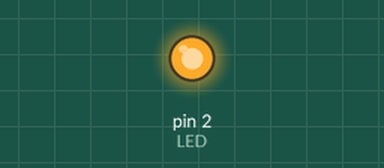
Bench run of a sketch on a simulated Arduino Uno, built with avr-gcc and run on an emulated ATmega328P. On the bench: output pins drawn as LEDs (lit = HIGH).

Above: at 0.07 s.
At 2.62 s:
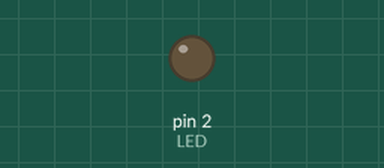
Timing chart, 0 to 3.0 s (numbered marks = the images above):
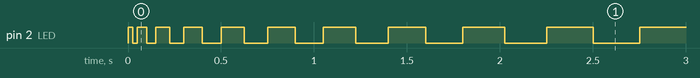

Measured:
- by itself, pin 2 (LED): repeats every 0.08 s: LOW 0.03 s, HIGH 0.05 s, until it stays HIGH from 129.5 s
- by itself, everything shown: repeats every 20.0 s, in 74 steps

The sketch:

Blink_One_LED.ino
```cpp
const int LED = 2;
int count = 0;
int dir = 0;

void setup() {
  pinMode(LED, OUTPUT);
}

void loop() {
  if ( dir == 0) {
      digitalWrite(LED, HIGH);
      delay(count);
      digitalWrite(LED, LOW);
      delay(count);
      count = count + 25;
  } else {
      digitalWrite(LED, HIGH);
      delay(count);
      digitalWrite(LED, LOW);
      delay(count);
      count = count - 25;
  }

  if ( count == 0) {
    dir = 0;
  } else if ( count == 500) {
    dir = 1;
  } else {
    dir = dir;
  }

}
```
